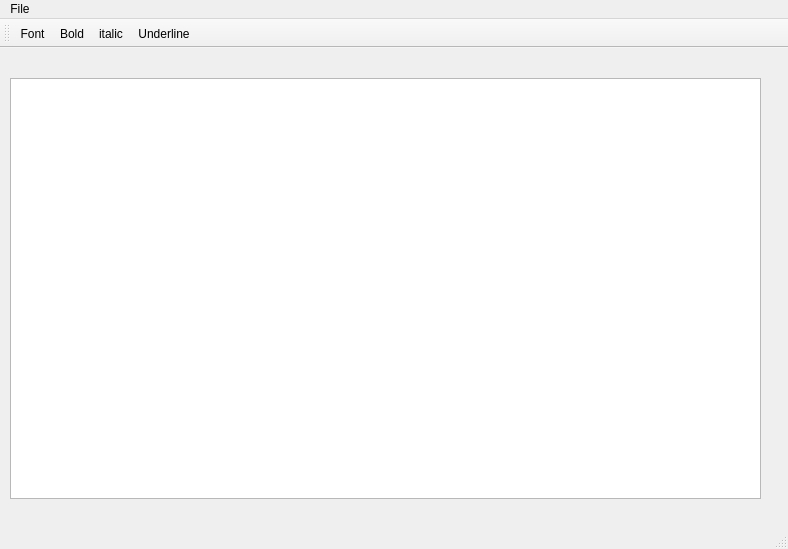
<?xml version="1.0" encoding="UTF-8"?>
<ui version="4.0">
 <class>Notepad</class>
 <widget class="QMainWindow" name="Notepad">
  <property name="geometry">
   <rect>
    <x>0</x>
    <y>0</y>
    <width>788</width>
    <height>549</height>
   </rect>
  </property>
  <property name="minimumSize">
   <size>
    <width>788</width>
    <height>549</height>
   </size>
  </property>
  <property name="maximumSize">
   <size>
    <width>788</width>
    <height>549</height>
   </size>
  </property>
  <property name="windowTitle">
   <string>Notepad</string>
  </property>
  <widget class="QWidget" name="centralwidget">
   <widget class="QWidget" name="verticalLayoutWidget">
    <property name="geometry">
     <rect>
      <x>10</x>
      <y>30</y>
      <width>751</width>
      <height>421</height>
     </rect>
    </property>
    <layout class="QVBoxLayout" name="verticalLayout">
     <item>
      <widget class="QTextEdit" name="textEdit"/>
     </item>
    </layout>
   </widget>
  </widget>
  <widget class="QMenuBar" name="menubar">
   <property name="geometry">
    <rect>
     <x>0</x>
     <y>0</y>
     <width>788</width>
     <height>23</height>
    </rect>
   </property>
   <widget class="QMenu" name="menuNew">
    <property name="title">
     <string>File</string>
    </property>
    <addaction name="actionNew"/>
    <addaction name="actionOpen"/>
    <addaction name="actionSave"/>
    <addaction name="actionSave_as"/>
    <addaction name="actionPrint"/>
    <addaction name="separator"/>
    <addaction name="actionExit"/>
   </widget>
   <addaction name="menuNew"/>
  </widget>
  <widget class="QStatusBar" name="statusbar"/>
  <widget class="QToolBar" name="toolBar">
   <property name="windowTitle">
    <string>toolBar</string>
   </property>
   <property name="allowedAreas">
    <set>Qt::TopToolBarArea</set>
   </property>
   <property name="floatable">
    <bool>false</bool>
   </property>
   <attribute name="toolBarArea">
    <enum>TopToolBarArea</enum>
   </attribute>
   <attribute name="toolBarBreak">
    <bool>false</bool>
   </attribute>
   <addaction name="actionFont"/>
   <addaction name="actionBold"/>
   <addaction name="actionItalic"/>
   <addaction name="actionUnderline"/>
  </widget>
  <action name="actionOpen">
   <property name="icon">
    <iconset theme="document-new"/>
   </property>
   <property name="text">
    <string>Open</string>
   </property>
   <property name="shortcut">
    <string>Ctrl+O</string>
   </property>
  </action>
  <action name="actionSave">
   <property name="text">
    <string>Save</string>
   </property>
   <property name="shortcut">
    <string>Ctrl+S</string>
   </property>
  </action>
  <action name="actionSave_as">
   <property name="text">
    <string>Save as</string>
   </property>
   <property name="shortcut">
    <string>Ctrl+Shift+S</string>
   </property>
  </action>
  <action name="actionPrint">
   <property name="text">
    <string>Print</string>
   </property>
   <property name="shortcut">
    <string>Ctrl+P</string>
   </property>
  </action>
  <action name="actionExit">
   <property name="text">
    <string>Exit</string>
   </property>
   <property name="shortcut">
    <string>Ctrl+Q</string>
   </property>
  </action>
  <action name="actionNew">
   <property name="text">
    <string>New</string>
   </property>
   <property name="shortcut">
    <string>Ctrl+N</string>
   </property>
  </action>
  <action name="actionBold">
   <property name="checkable">
    <bool>true</bool>
   </property>
   <property name="icon">
    <iconset resource="../build-notepad-Desktop_Qt_6_6_1_GCC_64bit-Debug/.rcc/notepad.qrc">
     <normaloff>:/icons/bold.png</normaloff>:/icons/bold.png</iconset>
   </property>
   <property name="text">
    <string>Bold</string>
   </property>
   <property name="toolTip">
    <string>Bold text (Ctrl+B)</string>
   </property>
   <property name="shortcut">
    <string>Ctrl+B</string>
   </property>
   <property name="menuRole">
    <enum>QAction::NoRole</enum>
   </property>
  </action>
  <action name="actionItalic">
   <property name="checkable">
    <bool>true</bool>
   </property>
   <property name="icon">
    <iconset resource="../build-notepad-Desktop_Qt_6_6_1_GCC_64bit-Debug/.rcc/notepad.qrc">
     <normaloff>:/icons/italic.png</normaloff>:/icons/italic.png</iconset>
   </property>
   <property name="text">
    <string>italic</string>
   </property>
   <property name="toolTip">
    <string>Italic text (Ctrl+I)</string>
   </property>
   <property name="shortcut">
    <string>Ctrl+I</string>
   </property>
   <property name="menuRole">
    <enum>QAction::NoRole</enum>
   </property>
  </action>
  <action name="actionUnderline">
   <property name="checkable">
    <bool>true</bool>
   </property>
   <property name="icon">
    <iconset resource="../build-notepad-Desktop_Qt_6_6_1_GCC_64bit-Debug/.rcc/notepad.qrc">
     <normaloff>:/icons/underline.png</normaloff>:/icons/underline.png</iconset>
   </property>
   <property name="text">
    <string>Underline</string>
   </property>
   <property name="toolTip">
    <string>Underline text (Ctrl+U)</string>
   </property>
   <property name="shortcut">
    <string>Ctrl+U</string>
   </property>
   <property name="menuRole">
    <enum>QAction::NoRole</enum>
   </property>
  </action>
  <action name="actionFont">
   <property name="icon">
    <iconset resource="../build-notepad-Desktop_Qt_6_6_1_GCC_64bit-Debug/.rcc/notepad.qrc">
     <normaloff>:/icons/font.png</normaloff>:/icons/font.png</iconset>
   </property>
   <property name="text">
    <string>Font</string>
   </property>
   <property name="toolTip">
    <string>Change font (Ctrl+F)</string>
   </property>
   <property name="shortcut">
    <string>Ctrl+F</string>
   </property>
   <property name="menuRole">
    <enum>QAction::NoRole</enum>
   </property>
  </action>
 </widget>
 <resources>
  <include location="../build-notepad-Desktop_Qt_6_6_1_GCC_64bit-Debug/.rcc/notepad.qrc"/>
 </resources>
 <connections/>
</ui>
